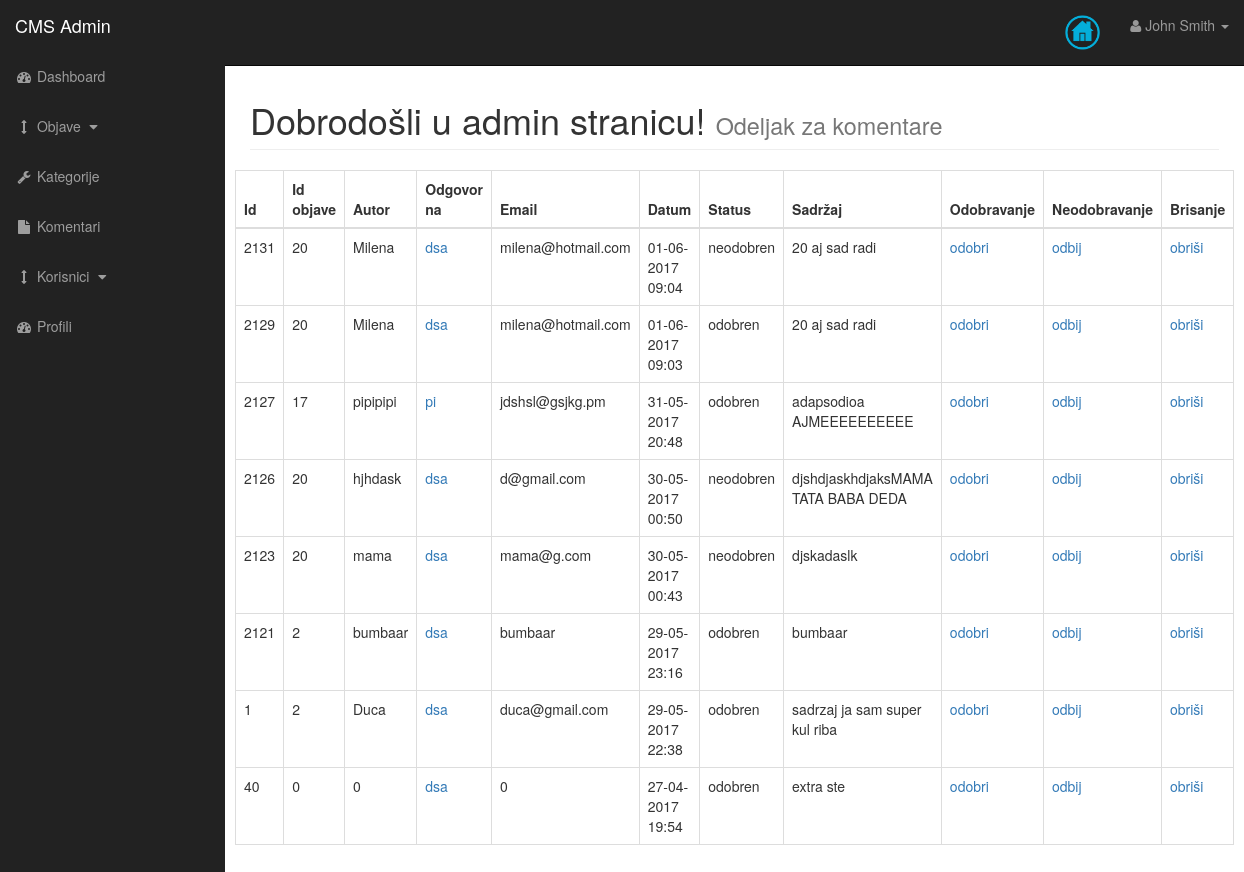
Page /admin/comments.php on the committed database.
### tables this page shows
CREATE TABLE `comments` (
  `comment_id` int(3) NOT NULL,
  `comment_content` varchar(255) NOT NULL,
  `comment_date` timestamp NOT NULL DEFAULT CURRENT_TIMESTAMP,
  `comment_post_id` int(255) NOT NULL,
  `comment_author` varchar(255) NOT NULL,
  `comment_email` varchar(255) NOT NULL,
  `comment_status` varchar(255) NOT NULL DEFAULT 'neodobren'
);

CREATE TABLE `posts` (
  `post_id` int(3) NOT NULL,
  `post_title` varchar(255) NOT NULL,
  `post_cat_id` int(255) NOT NULL,
  `post_author` varchar(255) NOT NULL,
  `post_date` timestamp NULL DEFAULT CURRENT_TIMESTAMP,
  `post_image` text NOT NULL,
  `post_content` text NOT NULL,
  `post_tags` varchar(255) NOT NULL,
  `post_comment_count` int(11) NOT NULL DEFAULT '0',
  `post_status` varchar(255) NOT NULL DEFAULT 'draft'
);

### admin/includes/view_all_comments.php (the view, shortened to what this page needs)
          <table class="table table-hovered table-bordered">
  <thead>
  <tr>
    <th>Id</th>
    <th>Id objave</th>
    <th>Autor</th>
    <th>Odgovor na</th>
    <th>Email</th>
    <th>Datum</th>
    <th>Status</th>
    <th>Sadržaj</th>
    <th>Odobravanje</th>
    <th>Neodobravanje</th>
    <th>Brisanje</th>
  </tr>
  </thead>
<?php
   $query="SELECT * FROM comments  ORDER BY comment_date desc";
              $result=$mysqli->query($query);
              while ($row=$result->fetch_assoc()) {
               $comment_id=$row['comment_id'];
               $comment_post_id=$row['comment_post_id'];
               $comment_author=$row['comment_author'];
               $comment_email=$row['comment_email'];
               $comment_date=$row['comment_date'];
               $comment_content=$row['comment_content'];
               $comment_status=$row['comment_status'];
    echo "<tr>";
    echo "<td>$comment_id</td>";
    echo "<td>$comment_post_id</td>";
    echo "<td>$comment_author</td>";
      $query2="SELECT * from posts where post_id=$comment_post_id";
          $res=$mysqli->query($query2);
              while ($rs=$res->fetch_assoc()){
                $post_id=$rs['post_id'];
                $post_title=$rs['post_title'];
              }
               echo "<td> <a href='../post.php?p_id=$post_id'>$post_title</a></td>";
    echo "<td>$comment_email</td>";
$dat=date('d-m-Y H:i', strtotime($comment_date));
    echo "<td> $dat </td>";
    echo "<td> $comment_status</td>";
    echo "<td>$comment_content</td>";
    echo "<td><a href='comments.php?approve_comment={$comment_id}'> odobri </a></td>";
    echo "<td><a href='comments.php?unapprove_comment={$comment_id}'>odbij</a></td>";
    echo "<td><a href='comments.php?delete={$comment_id}'>obriši</a></td>";
    echo "</tr>";
} ?>
          </table>

### admin/css/sb-admin.css (style rules this page uses)
body { margin-top: 100px; background-color: #222; }
@media (min-width:768px) { body { margin-top: 50px; } }

### rows in the picture
comments: comment_id "2131", comment_post "20", comment_author "Milena", posts.post_title "dsa", comment_email "milena@hotmail.com", comment_date "01-06-2017 09:04", comment_status "neodobren", comment_content "20 aj sad radi"
comments: comment_id "2129", comment_post "20", comment_author "Milena", posts.post_title "dsa", comment_email "milena@hotmail.com", comment_date "01-06-2017 09:03", comment_status "odobren", comment_content "20 aj sad radi"
comments: comment_id "2127", comment_post "17", comment_author "pipipipi", posts.post_title "pi", comment_email "jdshsl@gsjkg.pm", comment_date "31-05-2017 20:48", comment_status "odobren", comment_content "adapsodioa AJMEEEEEEEEEE"
comments: comment_id "2126", comment_post "20", comment_author "hjhdask", posts.post_title "dsa", comment_email "d@gmail.com", comment_date "30-05-2017 00:50", comment_status "neodobren", comment_content "djshdjaskhdjaksMAMA TATA BABA DEDA"
comments: comment_id "2123", comment_post "20", comment_author "mama", posts.post_title "dsa", comment_email "mama@g.com", comment_date "30-05-2017 00:43", comment_status "neodobren", comment_content "djskadaslk"
comments: comment_id "2121", comment_post "2", comment_author "bumbaar", comment_email "bumbaar", comment_date "29-05-2017 23:16", comment_status "odobren", comment_content "bumbaar"
posts: post_title "dsa"
comments: comment_id "1", comment_post "2", comment_author "Duca", comment_email "duca@gmail.com", comment_date "29-05-2017 22:38", comment_status "odobren", comment_content "sadrzaj ja sam super kul riba"
comments: comment_id "40", comment_post "0", comment_author "0", comment_email "0", comment_date "27-04-2017 19:54", comment_status "odobren", comment_content "extra ste"
